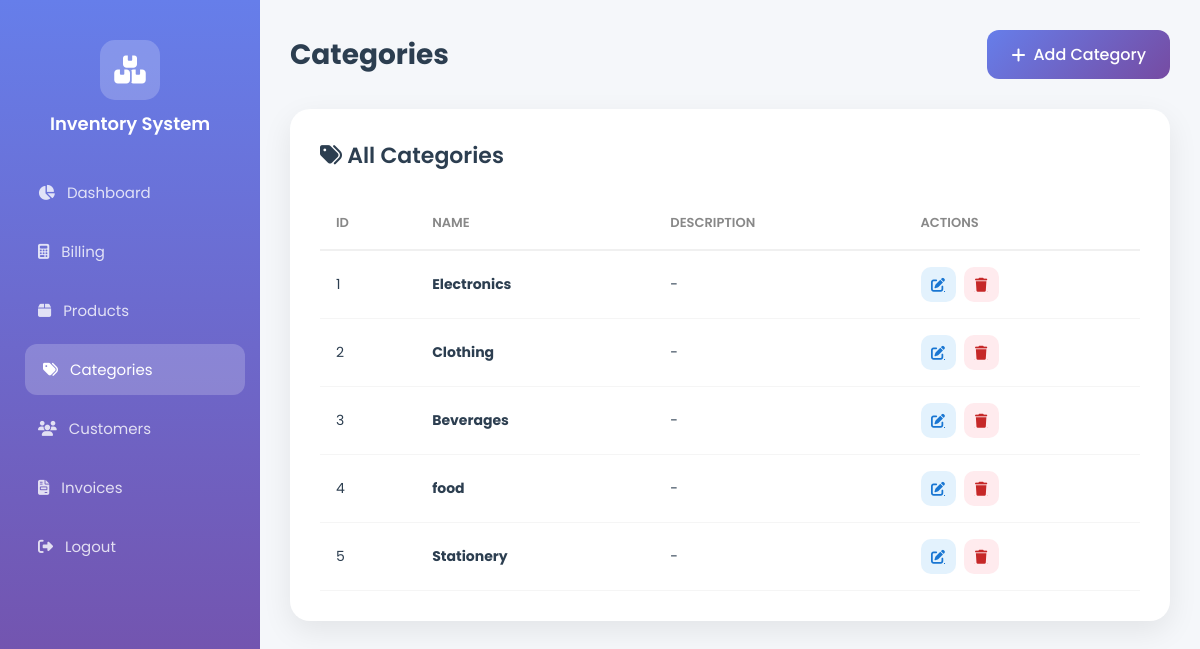
Screenshot of /inventory/categories/ (signed in) with the database file from the repository.
### inventory/models.py (models this page shows, shortened)
class Category(models.Model):
    name = models.CharField(max_length=100, unique=True)
    description = models.TextField(blank=True, null=True)

### inventory/views.py (the view)
# urls.py: path('categories/', views.category_list, name='category_list'),
@login_required
def category_list(request):
    categories = Category.objects.all()
    return render(request, 'inventory/category_list.html', {'categories': categories})

### inventory/templates/inventory/category_list.html (shortened to what this page needs)
<!DOCTYPE html>
<html lang="en">
<head>
    <link rel="stylesheet" href="https://cdnjs.cloudflare.com/ajax/libs/font-awesome/6.4.0/css/all.min.css">
</head>
<body>
    <div class="sidebar">
        <div class="sidebar-logo">
            <div class="icon"><i class="fas fa-boxes-stacked"></i></div>
            <h2>Inventory System</h2>
        </div>
        <ul class="nav-menu">
            <li><a href="{% url 'dashboard' %}"><i class="fas fa-chart-pie"></i> Dashboard</a></li>
            <li><a href="/billing/"><i class="fas fa-calculator"></i> Billing</a></li>
            <li><a href="{% url 'product_list' %}"><i class="fas fa-box"></i> Products</a></li>
            <li><a href="{% url 'category_list' %}" class="active"><i class="fas fa-tags"></i> Categories</a></li>
            <li><a href="{% url 'customer_list' %}"><i class="fas fa-users"></i> Customers</a></li>
            <li><a href="{% url 'invoice_list' %}"><i class="fas fa-file-invoice"></i> Invoices</a></li>
            <li><a href="{% url 'logout' %}"><i class="fas fa-sign-out-alt"></i> Logout</a></li>
        </ul>
    </div>
    <div class="main-content">
        <div class="header">
            <h1>Categories</h1>
            <a href="{% url 'category_add' %}" class="btn btn-primary"><i class="fas fa-plus"></i> Add Category</a>
        </div>
        <div class="card">
            <div class="card-header"><h2><i class="fas fa-tags"></i> All Categories</h2></div>
            <table class="table">
                <thead><tr><th>ID</th><th>Name</th><th>Description</th><th>Actions</th></tr></thead>
                <tbody>
                    {% for category in categories %}
                    <tr>
                        <td>{{ category.id }}</td>
                        <td><strong>{{ category.name }}</strong></td>
                        <td>{{ category.description|default:"-" }}</td>
                        <td>
                            <div class="action-btns">
                                <a href="{% url 'category_edit' category.id %}" class="edit"><i class="fas fa-edit"></i></a>
                                <a href="{% url 'category_delete' category.id %}" class="delete" onclick="return confirm('Are you sure?')"><i class="fas fa-trash"></i></a>
                            </div>
                        </td>
                    </tr>
                    {% empty %}
                    <tr><td colspan="4" style="text-align: center; padding: 40px;">No categories yet.</td></tr>
                    {% endfor %}
                </tbody>
            </table>
        </div>
    </div>
</body>
</html>

### inventory/templates/inventory/category_list.html (style rules this page uses)
* { margin: 0; padding: 0; box-sizing: border-box; font-family: 'Poppins', sans-serif; }
:root { --primary: #667eea; --secondary: #764ba2; --dark: #2c3e50; }
body { background: #f5f7fa; min-height: 100vh; }
.sidebar { position: fixed; left: 0; top: 0; width: 260px; height: 100%; background: linear-gradient(180deg, var(--primary) 0%, var(--secondary) 100%); padding: 20px; z-index: 100; }
.sidebar-logo { text-align: center; padding: 20px 0 30px; }
.sidebar-logo .icon { width: 60px; height: 60px; background: rgba(255,255,255,0.2); border-radius: 15px; display: inline-flex; align-items: center; justify-content: center; margin-bottom: 10px; }
.sidebar-logo .icon i { font-size: 28px; color: white; }
.sidebar-logo h2 { color: white; font-size: 18px; font-weight: 600; }
.nav-menu { list-style: none; }
.nav-menu li { margin-bottom: 8px; }
.nav-menu a { display: flex; align-items: center; gap: 12px; padding: 14px 18px; color: rgba(255,255,255,0.8); text-decoration: none; border-radius: 12px; transition: all 0.3s; font-size: 15px; }
.nav-menu a:hover, .nav-menu a.active { background: rgba(255,255,255,0.2); color: white; transform: translateX(5px); }
.main-content { margin-left: 260px; padding: 30px; }
.header { display: flex; justify-content: space-between; align-items: center; margin-bottom: 30px; }
.header h1 { color: var(--dark); font-size: 28px; font-weight: 700; }
.btn { padding: 12px 24px; border-radius: 12px; border: none; cursor: pointer; font-weight: 500; transition: all 0.3s; text-decoration: none; display: inline-flex; align-items: center; gap: 8px; }
.btn-primary { background: linear-gradient(135deg, var(--primary), var(--secondary)); color: white; }
.card { background: white; border-radius: 20px; padding: 30px; box-shadow: 0 10px 30px rgba(0,0,0,0.08); }
.card-header { display: flex; justify-content: space-between; align-items: center; margin-bottom: 25px; }
.card-header h2 { color: var(--dark); font-size: 22px; font-weight: 600; }
.table { width: 100%; border-collapse: collapse; }
.table th { text-align: left; padding: 16px; color: #888; font-size: 13px; font-weight: 600; text-transform: uppercase; border-bottom: 2px solid #f0f0f0; }
.table td { padding: 16px; color: var(--dark); font-size: 14px; border-bottom: 1px solid #f5f5f5; }
.action-btns { display: flex; gap: 8px; }
.action-btns a { width: 35px; height: 35px; border-radius: 10px; display: flex; align-items: center; justify-content: center; transition: all 0.3s; }
.action-btns .edit { background: #e3f2fd; color: #1976d2; }
.action-btns .delete { background: #ffebee; color: #c62828; }

### rows the page displays
Category: id "1", name "Electronics", description "-"
Category: id "2", name "Clothing", description "-"
Category: id "3", name "Beverages", description "-"
Category: id "4", name "food", description "-"
Category: id "5", name "Stationery", description "-"
